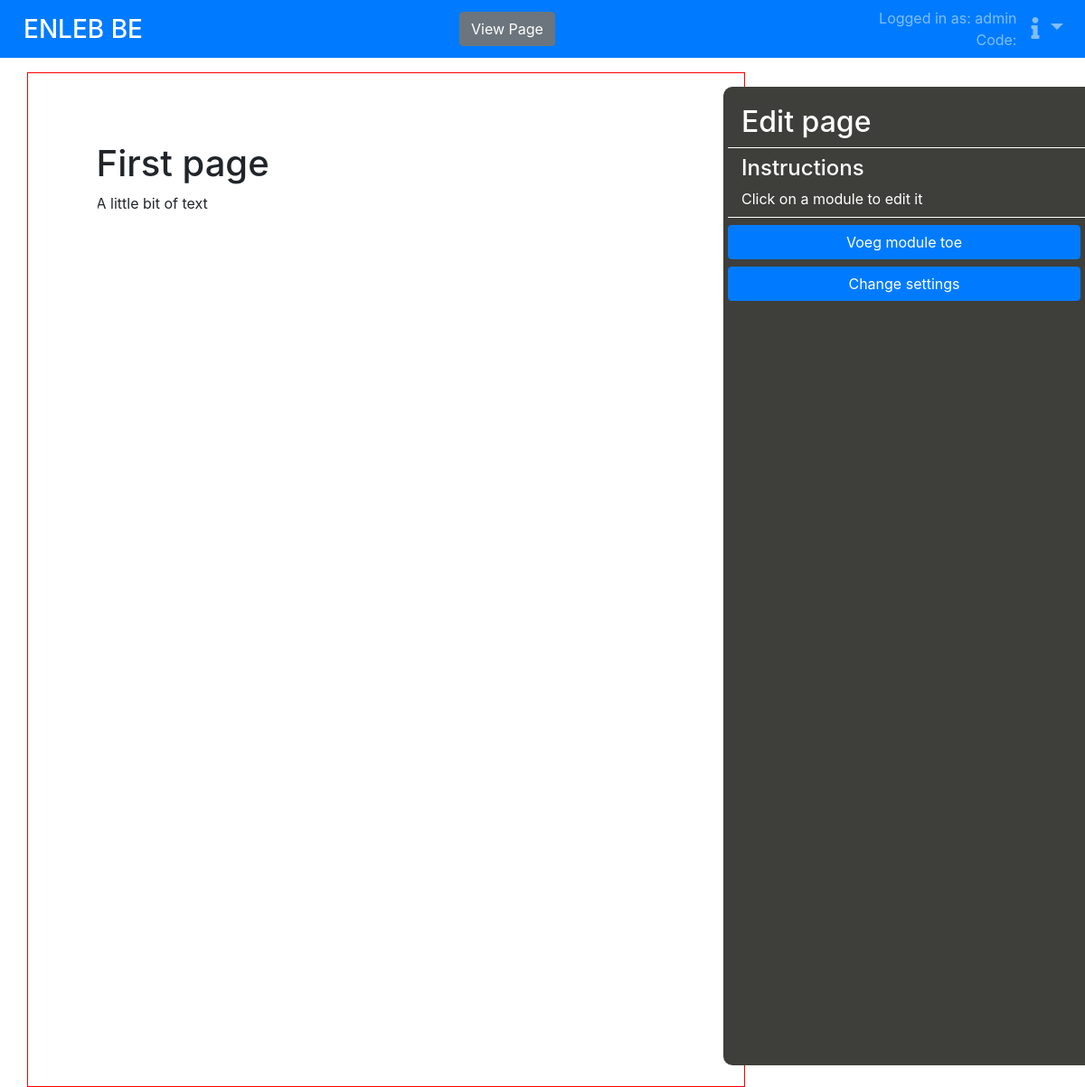
Page /test/2/edit/ (signed in) on the committed database.
### PageDisplay/models.py (models this page shows, shortened)
class BasicModuleMixin:
    @staticmethod
    def _render(widget, request, overlay=None, page_id=None, template_engine=None, **kwargs):
        local_context = {}
        for kwarg_name in widget.use_from_context:
            local_context[kwarg_name] = kwargs.get(kwarg_name, None)
        return widget.render(request,
                             overlay=overlay,
                             page_id=page_id,
                             template_engine=template_engine,
                             **local_context)

class BaseModule(models.Model):
    _type = models.PositiveIntegerField()
    verbose = "-Abstract module-"
    _type_id = 0
    exclude_editing_fields = []
    def get_child(self):
        child_class = registry.get_module(self._type)
        child_obj = child_class.objects.get(id=self.id)
        return child_obj
    def _init_widget(self, widget=None):
        widget = widget or self.widget
        if isinstance(widget, type):
            widget = widget(model=self)
        return widget
    def render(self, widget=None, request=None, **kwargs):
        child = self.get_child()
        widget_inst = child._init_widget(widget)
        return child._render(widget_inst, request, **kwargs)
    @staticmethod
    def _render(widget, request, **kwargs):
        return widget.render(request, context=kwargs)
    def get_modules(self, filter_class_type=None, filter_id=None, exclude_self=False):
        if exclude_self:
            return []
        if filter_id:
            if self.id == filter_id:
                return [self]
            else:
                return []
        if filter_class_type:
            if isinstance(self, filter_class_type):
                return [self]
            else:
                return []
        else:
            return [self]

class TitleModule(BasicModuleMixin, BaseModule):
    verbose = "Title"
    widget = module_widgets.TitleWidget
    _type_id = 1
    title = models.CharField(max_length=127)
    size = models.PositiveIntegerField(default=1, help_text="The level of the title 1,2,3... maz 5")
    css = models.CharField(max_length=256, help_text="CSS classes in accordance with Bootstrap",
                           null=True, blank=True, default="")

class TextModule(BasicModuleMixin, BaseModule):
    verbose = "Text"
    _type_id = 2
    widget = module_widgets.TextWidget
    text = models.TextField()
    css = models.CharField(max_length=256, help_text="CSS classes in accordance with Bootstrap",
                           null=True, blank=True, default="")

### PageDisplay/views.py (the view, shortened to what this page needs)
class PageAlterView(PageEditMixin, TemplateView):
    template_name = 'pagedisplay/page_edit_page.html'
    def get_overlay(self):
        return ModuleSelectOverlay()
    def get_context_data(self, **kwargs):
        context = super(PageAlterView, self).get_context_data()
        extra_buttons = copy.deepcopy(self.site.extra_page_options)
        context['extra_buttons'] = [
            *[option['button'] for key, option in extra_buttons.items()]
        ]
        context['can_be_deleted'] = self.site.can_be_deleted
        return context

### PageDisplay/__init__.py (called while the page is built)
def reverse_ns(request, url, kwargs):
    namespace = request.resolver_match.namespace
    if len(namespace) > 0:
        url = namespace + ":" + url
    return reverse(url, kwargs=kwargs)

### PageDisplay/models.py (called while the page is built)
    def get_as_child(self):
        for child in self.__class__.__subclasses__():
            if child.objects.filter(id=self.id).exists():
                return child.objects.get(id=self.id).get_as_child()
        return self

    def render(self, **kwargs):
        child = self.get_as_child()
        return child._render(**kwargs)

    def _render(self, **kwargs):
        renderer = kwargs.pop('renderer', None) or self.renderer
        return renderer(page=self).render(**kwargs)

    def get_sub_modules(self):
        return self.get_modules(exclude_self=True)

    def get_modules(self, filter_class_type=None, filter_id=None, exclude_self=False):
        if filter_id:
            link = self.module_link.filter(id=filter_id).first()
            if link:
                return [link.module.get_child()]
            elif self.id == filter_id:
                return [self]
        modules = []
        for module_link in self.module_link.order_by('position'):
            modules.extend(module_link.module.get_child().get_modules(
                filter_class_type=filter_class_type,
                filter_id=filter_id,
                exclude_self=False)
            )
        modules.extend(super(OrderedContainerModule, self).get_modules(
            filter_class_type=filter_class_type,
            filter_id=filter_id,
            exclude_self=exclude_self)
        )
        return modules

### PageDisplay/module_registry.py (called while the page is built)
    def get_module(self, type_id):
        registered_module = self._modules.get(type_id, None)
        if registered_module:
            return registered_module.module
        else:
            return None

### PageDisplay/module_widgets.py (called while the page is built)
    def render(self, request=None, context=None, **kwargs):
        context = context or {}
        context['widget'] = self.get_context_data(request=request, **kwargs)
        template = get_template(self.template_name, using=context.get('template_engine', None))
        rendered_result = template.render(context, request)
        return mark_safe(rendered_result)

    def get_context_data(self, request=None, **kwargs):
        return {'module': self.model,
                **kwargs}

### PageDisplay/overlays.py (called while the page is built)
    def get_context(self, module=None):
        return {'module': module}

### PageDisplay/sites.py (called while the page is built)
    def get_header_buttons(self, view_class):
        return {}

    def get_queryset(self):
        return Page.objects.all()

### PageDisplay/templates/pagedisplay/page_edit_page.html (shortened to what this page needs)
{% extends 'pagedisplay/page_edit_base.html' %}
{% load page_tags %}
{% block sidebar_title %}
    Edit page
{% endblock %}
{% block sidebar_content %}
    <div class="row">
        <div class="h4 col-12">
            Instructions
        </div>
        <div class="col-12">
            Click on a module to edit it
        </div>
        <hr class="col-12 border-white my-2">
        <a class="btn btn-primary btn-block" href="{% ns_url 'edit_page_add' %}">Voeg module toe</a>
        <a class="btn btn-primary btn-block" href="{% ns_url 'edit_page_settings' %}">Change settings</a>
    </div>
{% endblock %}

### assets/templates/base_with_body.html (shortened to what this page needs)
{% extends 'base.html' %}
{% load static %}
{% load django_bootstrap_breadcrumbs  %}
{% load score_result_tags %}
{% block body_content %}
    {% if user.is_authenticated %}
        <nav class="navbar navbar-expand navbar-dark bg-primary my-0 py-0">
            <a href="{% url 'index' %}" class="navbar-brand mr-auto">
                <span class="h3 d-none d-lg-inline"
                      style="line-height: 40px; vertical-align: middle; margin: 0 0 0 10px"> {{ SITE_DISPLAY_NAME }}</span>
            </a>
            <div class="mr-auto">
                {% block nav-bar-options %}
                {% endblock %}
            </div>
            {% with justify="d-flex justify-content-between align-items-center" %}
                <span class="navbar-text text-right px-2">
                Logged in as: {{ user }}<br>
                Code: {{ inquirer.get_inquiry_code }}
                </span>
                    <div class="navbar-nav">
                        <div class="nav-item dropdown">
                            <a class="nav-link dropdown-toggle h4 mb-0" href="#" data-toggle="dropdown">
                                <i class="fas fa-info"></i>
                            </a>
                        </div>
                    </div>
            {% endwith %}
        </nav>
    {% endif %}
    {% block body-containerless %}{% endblock %}
{% endblock body_content %}

### PageDisplay/templates/pagedisplay/modules/module_vertical_container.html (shortened to what this page needs)
{% load page_tags %}
{% for sub_module in widget.module.get_sub_modules %}
    <div class="row">
        <div class="col-12">
            {% render_module sub_module %}
        </div>
    </div>
{% endfor %}

### PageDisplay/templates/pagedisplay/module_overlays/mo_selection.html
{% extends 'pagedisplay/module_overlays/mo_base.html' %}
{% load page_tags %}
{% block overlay_start %}
    <a class="page_edit_overlay" href="{% ns_url 'edit_page' module_id=widget.module.id %}">
        <div></div>
    </a>
{% endblock %}

### PageDisplay/templates/pagedisplay/modules/module_title.html
<h{{ widget.module.size }} style="{{ widget.module.css }}">
    {{ widget.module.title }}
</h{{ widget.module.size }}>

### PageDisplay/templates/pagedisplay/modules/module_text.html
{% load full_domain_urls %}
<p style="{{ widget.module.css }}">
    {{ widget.module.text|linebreaksbr|urlize|urls_in_new_tab }}
</p>

### PageDisplay/static/css/page_edit.css (style rules this page uses)
.page_edit_overlay { position: absolute; height: 100%; width: 100%; padding-right: 30px; z-index: 100000; }
.page_edit_overlay>div { border: 1px solid #ffffff; height:100%; }

### rows in the picture
TitleModule: module "First page"
TextModule: module.text|urls_in_new_tab "A little bit of text"

### other values in the picture
{{ SITE_DISPLAY_NAME }} "ENLEB BE"
{{ name }} "View Page"
{{ user }} "admin"
